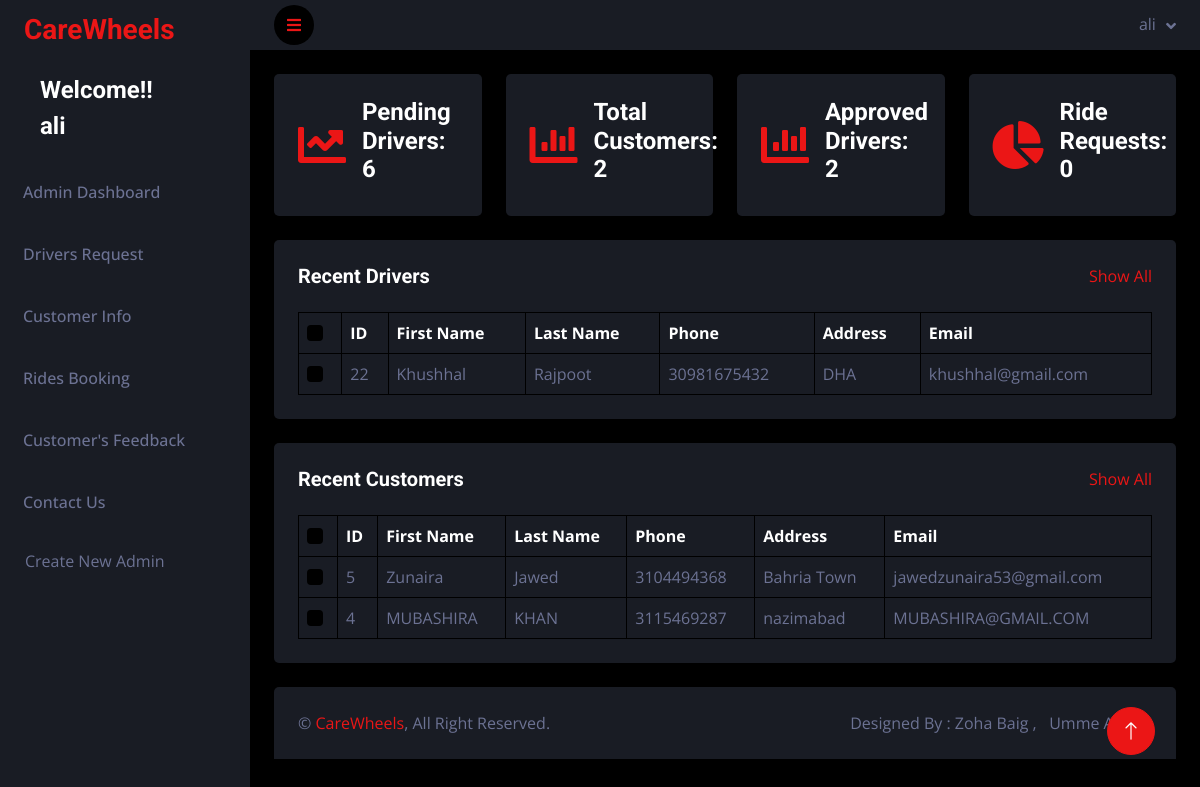
The page /admin/index.php (signed in) on the database as committed earlier.
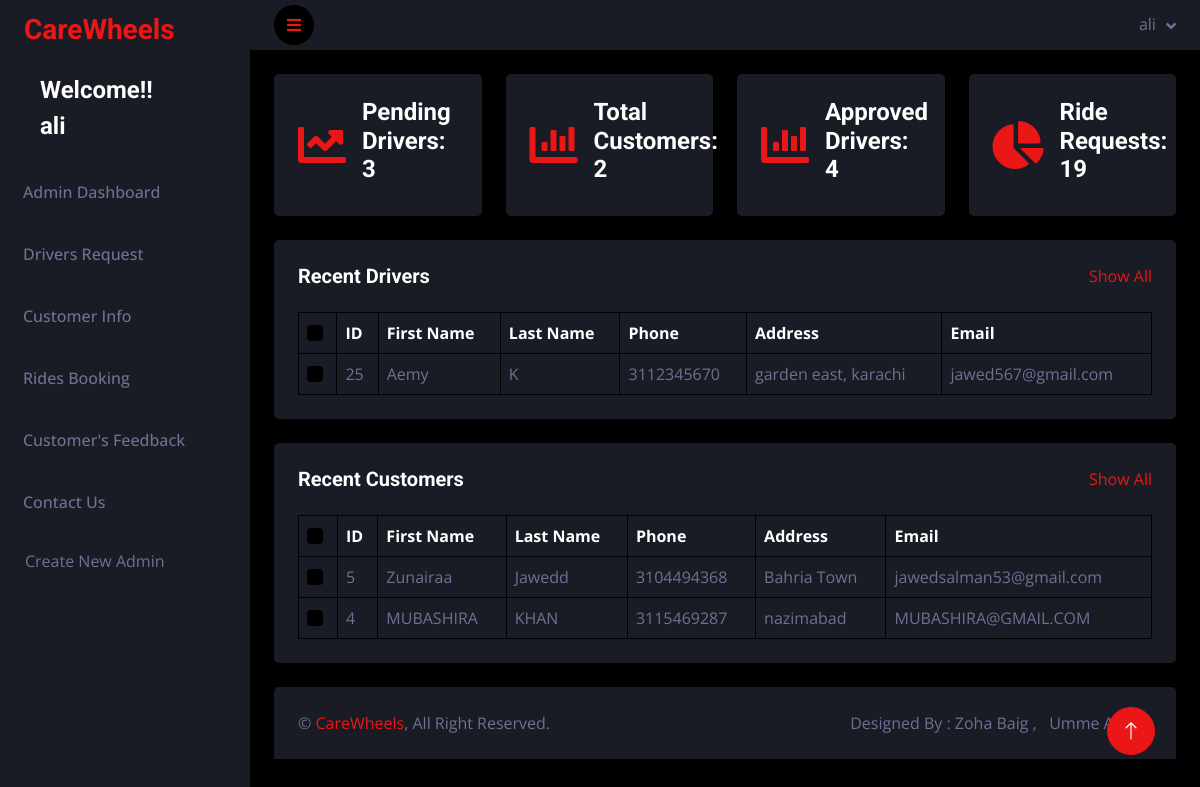
The same page on the database as committed later.
### tables this page shows
CREATE TABLE `drivers` (
  `d_id` int(11) NOT NULL,
  `d_fname` varchar(55) NOT NULL,
  `d_lname` varchar(55) NOT NULL,
  `d_phone` bigint(11) NOT NULL,
  `CNIC` bigint(13) NOT NULL,
  `d_email` varchar(55) NOT NULL,
  `d_address` varchar(55) NOT NULL,
  `d_password` varchar(55) NOT NULL,
  `d_status` varchar(55) DEFAULT NULL
);

CREATE TABLE `customers_info` (
  `c_id` int(11) NOT NULL,
  `c_firstname` varchar(55) NOT NULL,
  `c_lastname` varchar(55) NOT NULL,
  `c_phone` bigint(20) NOT NULL,
  `c_address` varchar(55) NOT NULL,
  `c_email` varchar(55) NOT NULL,
  `c_password` varchar(55) NOT NULL
);

### admin/index.php (the view, shortened to what the changed rows need)
<?php
include("connect.php");
if($_SESSION["a_email"]){
?>
<!DOCTYPE html>
<html lang="en">
<head>
    <link href="https://cdnjs.cloudflare.com/ajax/libs/font-awesome/5.10.0/css/all.min.css" rel="stylesheet">
    <link href="https://cdn.jsdelivr.net/npm/bootstrap-icons@1.4.1/font/bootstrap-icons.css" rel="stylesheet">
    <link href="lib/owlcarousel/assets/owl.carousel.min.css" rel="stylesheet">
    <link href="lib/tempusdominus/css/tempusdominus-bootstrap-4.min.css" rel="stylesheet" />
    <link href="css/bootstrap.min.css" rel="stylesheet">
    <link href="css/style.css" rel="stylesheet">
</head>
<body>
    <div class="container-fluid position-relative d-flex p-0">
     <?php
     include 'sidebar.php';
      ?>
            <div class="container-fluid pt-4 px-4">
                <div class="row g-4">
                    <div class="col-sm-6 col-xl-3">
                        <div class="bg-secondary rounded d-flex align-items-center justify-content-between p-4">
                            <i class="fa fa-chart-line fa-3x text-primary"></i>
                            <div class="ms-3">
                            <?php
                $query1 = "SELECT * FROM `drivers` WHERE d_status = 'pending'";
                $result1 = mysqli_query($conn,$query1);
                $num_count1 = mysqli_num_rows($result1);
                 echo "<h4>Pending Drivers: " . $num_count1 . "</h4>" ;
               ?>
                            </div>
                        </div>
                    </div>
                    <div class="col-sm-6 col-xl-3">
                        <div class="bg-secondary rounded d-flex align-items-center justify-content-between p-4">
                            <i class="fa fa-chart-bar fa-3x text-primary"></i>
                            <div class="ms-3">
                            <?php
                $query2 = "SELECT * FROM `customers_info`";
                $result2 = mysqli_query($conn,$query2);
                $num_count2 = mysqli_num_rows($result2);
                 echo "<h4>Total Customers: " . $num_count2 . "</h4>" ;
               ?>
                            </div>
                        </div>
                    </div>
                    <div class="col-sm-6 col-xl-3">
                    <div class="bg-secondary rounded d-flex align-items-center justify-content-between p-4">
                            <i class="fa fa-chart-bar fa-3x text-primary"></i>
                            <div class="ms-3">
                        <?php
                    $query2 = "SELECT * FROM `drivers` WHERE d_status = 'approved'";
$result2 = mysqli_query($conn,$query2);
$num_count2 = mysqli_num_rows($result2);
 echo "<h4>Approved Drivers: " . $num_count2 . "</h4>" ;
?>
                            </div>
                        </div>
                    </div>
                    <div class="col-sm-6 col-xl-3">
                        <div class="bg-secondary rounded d-flex align-items-center justify-content-between p-4">
                            <i class="fa fa-chart-pie fa-3x text-primary"></i>
                            <div class="ms-3">
                            <?php
                $query3 = "SELECT * FROM `booking`";
                $result3 = mysqli_query($conn,$query3);
                $num_count3 = mysqli_num_rows($result3);
                 echo "<h4>Ride Requests: " . $num_count3 . "</h4>" ;
               ?>
                            </div>
                        </div>
                    </div>
                </div>
            </div>
            <?php
            $cquery = "SELECT * FROM `drivers` ORDER BY `d_id` DESC LIMIT 1";
$cresult = mysqli_query($conn,$cquery);
?>
            <div class="container-fluid pt-4 px-4">
                <div class="bg-secondary text-center rounded p-4">
                    <div class="d-flex align-items-center justify-content-between mb-4">
                        <h5 class="mb-0">Recent Drivers</h5>
                        <a href="drv_req_pending.php">Show All</a>
                    </div>
                    <div class="table-responsive">
                        <table class="table text-start align-middle table-bordered table-hover mb-0">
                            <thead>
                                <tr class="text-white">
                                    <th scope="col"><input class="form-check-input" type="checkbox"></th>
                                    <th scope="col">ID</th>
                                    <th scope="col">First Name</th>
                                    <th scope="col">Last Name</th>
                                    <th scope="col">Phone</th>
                                    <th scope="col">Address</th>
                                    <th scope="col">Email</th>
                                </tr>
                            </thead>
                            <tbody>
                                     <?php
                                          while($row=mysqli_fetch_assoc($cresult))
                                           {
                                     ?>
                                <tr>
                                    <td><input class="form-check-input" type="checkbox"></td>
                                    <td><?php echo $row['d_id'];?></td>
                                    <td><?php echo $row['d_fname'];?></td>
                                    <td><?php echo $row['d_lname'];?></td>
                                    <td><?php echo $row['d_phone'];?></td>
                                    <td><?php echo $row['d_address'];?></td>
                                    <td><?php echo $row['d_email'];?></td>
                                </tr>
                                <?php
                                      }
                                ?>
                            </tbody>
                        </table>
                    </div>
                </div>
            </div>
            <?php
            $cquery = "SELECT * FROM `customers_info` ORDER BY `c_id` DESC LIMIT 5";
$cresult = mysqli_query($conn,$cquery);
?>
 <div class="container-fluid pt-4 px-4">
                <div class="bg-secondary text-center rounded p-4">
                    <div class="d-flex align-items-center justify-content-between mb-4">
                        <h5 class="mb-0">Recent Customers</h5>
                        <a href="customer_view.php">Show All</a>
                    </div>
                    <div class="table-responsive">
                        <table class="table text-start align-middle table-bordered table-hover mb-0">
                            <thead>
                                <tr class="text-white">
                                    <th scope="col"><input class="form-check-input" type="checkbox"></th>
                                    <th scope="col">ID</th>
                                    <th scope="col">First Name</th>
                                    <th scope="col">Last Name</th>
                                    <th scope="col">Phone</th>
                                    <th scope="col">Address</th>
                                    <th scope="col">Email</th>
                                </tr>
                            </thead>
                            <tbody>
                                     <?php
                                          while($row=mysqli_fetch_assoc($cresult))
                                           {
                                     ?>
                                <tr>
                                    <td><input class="form-check-input" type="checkbox"></td>
                                    <td><?php echo $row['c_id'];?></td>
                                    <td><?php echo $row['c_firstname'];?></td>
                                    <td><?php echo $row['c_lastname'];?></td>
                                    <td><?php echo $row['c_phone'];?></td>
                                    <td><?php echo $row['c_address'];?></td>
                                    <td><?php echo $row['c_email'];?></td>
                                </tr>
                                <?php
                                      }
                                ?>
                            </tbody>
                        </table>
                    </div>
                </div>
            </div>
<?php
include 'footer.php';
?>
        <a href="#" class="btn btn-lg btn-primary btn-lg-square back-to-top"><i class="bi bi-arrow-up"></i></a>
</body>
</html>
<?php }
else{
    header("location:signin.php");
}
?>

Rows that differ between the two databases and show on the page:
removed drivers: d_id "22", d_fname "Khushhal", d_lname "Rajpoot", d_phone "30981675432", d_address "DHA", d_email "khushhal@gmail.com"
added drivers: d_id "25", d_fname "Aemy", d_lname "K", d_phone "3112345670", d_address "garden east, karachi", d_email "jawed567@gmail.com"
changed customers_info "Bahria Town": c_firstname "Zunaira" → "Zunairaa"; c_lastname "Jawed" → "Jawedd"; c_email "jawedzunaira53@gmail.com" → "jawedsalman53@gmail.com"
Other text that changed with them:
$num_count1: "6" → "3"
$num_count2: "2" → "4"
$num_count3: "0" → "19"
